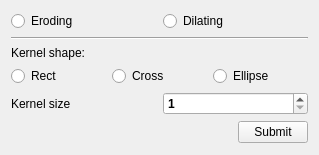
        <widget class="QWidget" name="morphTran">
         <property name="geometry">
          <rect>
           <x>0</x>
           <y>-60</y>
           <width>319</width>
           <height>155</height>
          </rect>
         </property>
         <attribute name="label">
          <string>Morphology Transformations</string>
         </attribute>
         <layout class="QVBoxLayout" name="verticalLayout_7">
          <item>
           <layout class="QHBoxLayout" name="horizontalLayout_8">
            <item>
             <widget class="QRadioButton" name="erodingB">
              <property name="font">
               <font>
                <weight>50</weight>
                <bold>false</bold>
               </font>
              </property>
              <property name="text">
               <string>Eroding</string>
              </property>
              <attribute name="buttonGroup">
               <string notr="true">morphBtnG1</string>
              </attribute>
             </widget>
            </item>
            <item>
             <widget class="QRadioButton" name="dilatingB">
              <property name="font">
               <font>
                <weight>50</weight>
                <bold>false</bold>
               </font>
              </property>
              <property name="text">
               <string>Dilating</string>
              </property>
              <attribute name="buttonGroup">
               <string notr="true">morphBtnG1</string>
              </attribute>
             </widget>
            </item>
           </layout>
          </item>
          <item>
           <widget class="Line" name="line_6">
            <property name="orientation">
             <enum>Qt::Horizontal</enum>
            </property>
           </widget>
          </item>
          <item>
           <widget class="QLabel" name="label_7">
            <property name="font">
             <font>
              <weight>50</weight>
              <bold>false</bold>
             </font>
            </property>
            <property name="text">
             <string>Kernel shape:</string>
            </property>
           </widget>
          </item>
          <item>
           <layout class="QHBoxLayout" name="horizontalLayout_9">
            <item>
             <widget class="QRadioButton" name="radioButtonRect">
              <property name="font">
               <font>
                <weight>50</weight>
                <bold>false</bold>
               </font>
              </property>
              <property name="text">
               <string>Rect</string>
              </property>
              <attribute name="buttonGroup">
               <string notr="true">morphBtnG2</string>
              </attribute>
             </widget>
            </item>
            <item>
             <widget class="QRadioButton" name="radioButtonCross">
              <property name="font">
               <font>
                <weight>50</weight>
                <bold>false</bold>
               </font>
              </property>
              <property name="text">
               <string>Cross</string>
              </property>
              <attribute name="buttonGroup">
               <string notr="true">morphBtnG2</string>
              </attribute>
             </widget>
            </item>
            <item>
             <widget class="QRadioButton" name="radioButtonEllipse">
              <property name="font">
               <font>
                <weight>50</weight>
                <bold>false</bold>
               </font>
              </property>
              <property name="text">
               <string>Ellipse</string>
              </property>
              <attribute name="buttonGroup">
               <string notr="true">morphBtnG2</string>
              </attribute>
             </widget>
            </item>
           </layout>
          </item>
          <item>
           <layout class="QHBoxLayout" name="horizontalLayout_10">
            <item>
             <widget class="QLabel" name="label_8">
              <property name="font">
               <font>
                <weight>50</weight>
                <bold>false</bold>
               </font>
              </property>
              <property name="text">
               <string>Kernel size</string>
              </property>
             </widget>
            </item>
            <item>
             <widget class="QSpinBox" name="spinBoxMorph">
              <property name="font">
               <font>
                <weight>75</weight>
                <bold>true</bold>
               </font>
              </property>
              <property name="minimum">
               <number>1</number>
              </property>
              <property name="value">
               <number>1</number>
              </property>
             </widget>
            </item>
           </layout>
          </item>
          <item>
           <layout class="QHBoxLayout" name="horizontalLayout_15">
            <item>
             <spacer name="horizontalSpacer_5">
              <property name="orientation">
               <enum>Qt::Horizontal</enum>
              </property>
              <property name="sizeHint" stdset="0">
               <size>
                <width>40</width>
                <height>20</height>
               </size>
              </property>
             </spacer>
            </item>
            <item>
             <widget class="QPushButton" name="morphOkBtn">
              <property name="maximumSize">
               <size>
                <width>70</width>
                <height>16777215</height>
               </size>
              </property>
              <property name="text">
               <string>Submit</string>
              </property>
             </widget>
            </item>
           </layout>
          </item>
          <item>
           <spacer name="verticalSpacer">
            <property name="orientation">
             <enum>Qt::Vertical</enum>
            </property>
            <property name="sizeHint" stdset="0">
             <size>
              <width>20</width>
              <height>40</height>
             </size>
            </property>
           </spacer>
          </item>
         </layout>
        </widget>
